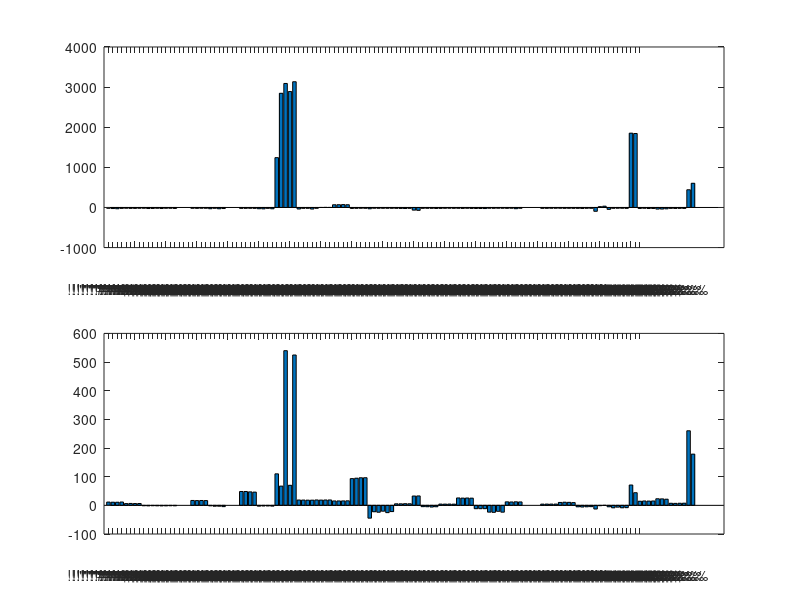
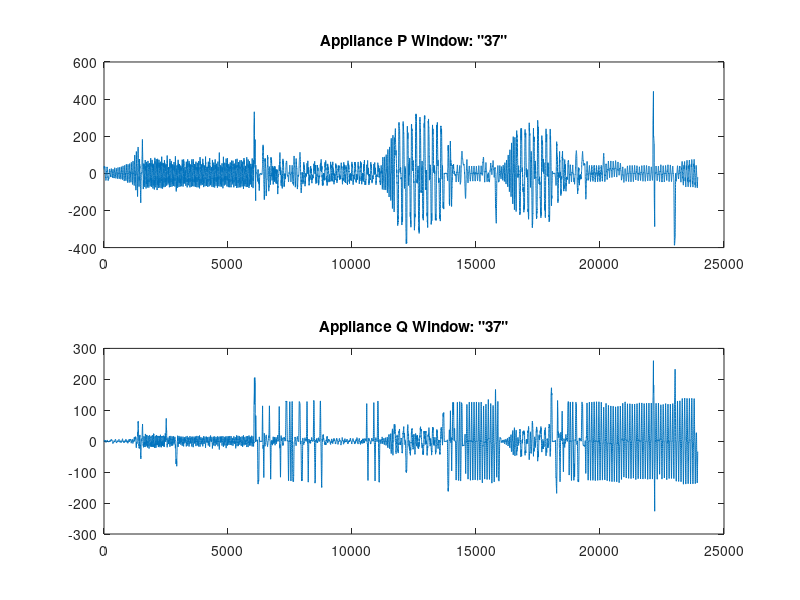

Write MATLAB code to recreate these figures, in order.
% clc;clear all;
idx_H3_1 = {1	'Back Porch Lights'
1	'Back Porch Lights'
1	'Back Porch Lights'
1	'Back Porch Lights'
2	'Bedroom 1 LCD TV'
2	'Bedroom 1 LCD TV'
2	'Bedroom 1 LCD TV'
2	'Bedroom 1 LCD TV'
3	'Bedroom 1 Lights'
3	'Bedroom 1 Lights'
3	'Bedroom 1 Lights'
3	'Bedroom 1 Lights'
4	'Bedroom 2 Lights'
4	'Bedroom 2 Lights'
4	'Bedroom 2 Lights'
4	'Bedroom 2 Lights'
5	'Bonus Room Blueray/DVD'
5	'Bonus Room Blueray/DVD'
5	'Bonus Room Blueray/DVD'
6	'Bonus Room LED TV'
6	'Bonus Room LED TV'
6	'Bonus Room LED TV'
6	'Bonus Room LED TV'
7	'Bonus Room Lights'
7	'Bonus Room Lights'
7	'Bonus Room Lights'
7	'Bonus Room Lights'
8	'Bonus Room Wii'
8	'Bonus Room Wii'
8	'Bonus Room Wii'
9	'Computer'
9	'Computer'
9	'Computer'
9	'Computer'
10	'Dining Room Lights'
10	'Dining Room Lights'
10	'Dining Room Lights'
10	'Dining Room Lights'
};

idx_H3_2 = {13	'Foyer Lights'
13	'Foyer Lights'
13	'Foyer Lights'
13	'Foyer Lights'
15	'Garage Door Opener'
15	'Garage Door Opener'
15	'Garage Door Opener'
15	'Garage Door Opener'
16	'Garage Lights'
16	'Garage Lights'
16	'Garage Lights'
16	'Garage Lights'
17	'Garbage Disposal'
17	'Garbage Disposal'
18	'Guest Bath Fan'
18	'Guest Bath Fan'
18	'Guest Bath Fan'
18	'Guest Bath Fan'
19	'Guest Bath Lights'
19	'Guest Bath Lights'
19	'Guest Bath Lights'
19	'Guest Bath Lights'
20	'Hair Dryer'
20	'Hair Dryer'
21	'Kitchen Lights'
21	'Kitchen Lights'
21	'Kitchen Lights'
21	'Kitchen Lights'
22	'Laundry Room Lights'
22	'Laundry Room Lights'
22	'Laundry Room Lights'
22	'Laundry Room Lights'
23	'Living Room Audio-DVR-TV'
23	'Living Room Audio-DVR-TV'
23	'Living Room Audio-DVR-TV'
23	'Living Room Audio-DVR-TV'
24	'Living Room Lights'
24	'Living Room Lights'
24	'Living Room Lights'
};

idx_H3_3 = {37	'Washer'
12	'Dryer'
12	'Dryer'
37	'Washer'
12	'Dryer'
12	'Dryer'
11	'Dishwasher'
14	'Front Porch Lights'
14	'Front Porch Lights'
14	'Front Porch Lights'
14	'Front Porch Lights'
25	'Master Bath Fan'
25	'Master Bath Fan'
25	'Master Bath Fan'
25	'Master Bath Fan'
26	'Master Bath Lights'
26	'Master Bath Lights'
26	'Master Bath Lights'
26	'Master Bath Lights'
29	'Master LCD TV/DVR'
29	'Master LCD TV/DVR'
29	'Master LCD TV/DVR'
29	'Master LCD TV/DVR'
28	'Master Closet Lights'
28	'Master Closet Lights'
28	'Master Closet Lights'
28	'Master Closet Lights'
27	'Master Blueray/DVD'
27	'Master Blueray/DVD'
27	'Master Blueray/DVD'
27	'Master Blueray/DVD'
30	'Master Lights'
30	'Master Lights'
30	'Master Lights'
30	'Master Lights'
32	'Office Lights'
32	'Office Lights'
32	'Office Lights'
32	'Office Lights'
31	'Microwave'
31	'Microwave'
31	'Microwave'
31	'Microwave'
33	'Oven'
35	'Toaster'
35	'Toaster'
33	'Oven'
35	'Toaster'
36	'Upstairs Hallway Lights'
36	'Upstairs Hallway Lights'
36	'Upstairs Hallway Lights'
36	'Upstairs Hallway Lights'
34	'Powder Room Lights'
34	'Powder Room Lights'
34	'Powder Room Lights'
34	'Powder Room Lights'
};
    
H3_1_ID = cell2mat(idx_H3_1(:,1));
H3_2_ID = cell2mat(idx_H3_2(:,1));
H3_3_ID = cell2mat(idx_H3_3(:,1));

load window_P_H3_1
load window_Q_H3_1
load window_P_H3_2
load window_Q_H3_2
load window_P_H3_3
load window_Q_H3_3

% unique(sort([H3_1_ID;H3_2_ID;H3_3_ID]))'

window_P_H3_all = {};
for i = [unique(sort([H3_1_ID;H3_2_ID;H3_3_ID]))']
    temp = {};
    idx_H1 = find(H3_1_ID == i);
    temp = [temp window_P_H3_1(idx_H1)];
    
    idx_H2 = find(H3_2_ID == i);
    temp = [temp window_P_H3_2(idx_H2)];
    
    idx_H3 = find(H3_3_ID == i);
    temp = [temp window_P_H3_3(idx_H3)];
    
    window_P_H3_all{i} = temp;
end

window_Q_H3_all = {};
for i = [unique(sort([H3_1_ID;H3_2_ID;H3_3_ID]))']
    temp = {};
    idx_H1 = find(H3_1_ID == i);
    temp = [temp window_Q_H3_1(idx_H1)];
    
    idx_H2 = find(H3_2_ID == i);
    temp = [temp window_Q_H3_2(idx_H2)];
    
    idx_H3 = find(H3_3_ID == i);
    temp = [temp window_Q_H3_3(idx_H3)];
    
    window_Q_H3_all{i} = temp;
end

%% Histogram of all windows - H3
% clear all
load window_P_H3_all.mat
load window_Q_H3_all.mat
window_P = window_P_H3_all;
window_Q = window_Q_H3_all;
% Euclidean Distance Based - Plot the maximum power consumption (approx.)
count = 1;
for i = 1:length(window_P)
    for j = [1:1:length(window_P{i})]
        window_app_P = window_P{i}{j};  % appliance i event j
        window_app_Q = window_Q{i}{j};
        if(~isempty(window_app_P{2}))
            tempP = window_app_P{2};  % on window
            DistP = max(tempP);
            
            tempQ = window_app_Q{2};   % on window
            DistQ = max(tempQ);
                
            MetricP(count) = DistP;
            MetricQ(count) = DistQ;
            count = count+1;
        else   % If there are no windows, fill with 0's
            MetricP(count) = 0;
            MetricQ(count) = 0;
            count = count+1;
        end
    end
end


ax(1) = subplot(211);bar(MetricP);
Labels = {sort([H3_1_ID;H3_2_ID;H3_3_ID]')};
set(gca, 'XTick', 1:121, 'XTickLabel', Labels);

ax(2) = subplot(212);bar(MetricQ);
linkaxes(ax, 'x');
set(gca, 'XTick', 1:121, 'XTickLabel', Labels);


%%
Labels = unique(sort([H3_1_ID;H3_2_ID;H3_3_ID]))';
figure()
for i = 1:length(window_P)
    if(~isempty(window_P{i}{1}))
        i
        ax(1) = subplot(211);plot(window_P{i}{1}{1});
        title(sprintf('Appliance P Window: "%d"', Labels(i)))
        ax(2) = subplot(212);plot(window_Q{i}{1}{1});
        title(sprintf('Appliance Q Window: "%d"', Labels(i)))
        %     title(sprintf('Appliance Q Window: "%d"', Labels{1}(i)))    
        linkaxes(ax, 'x');
        pause
    end
end